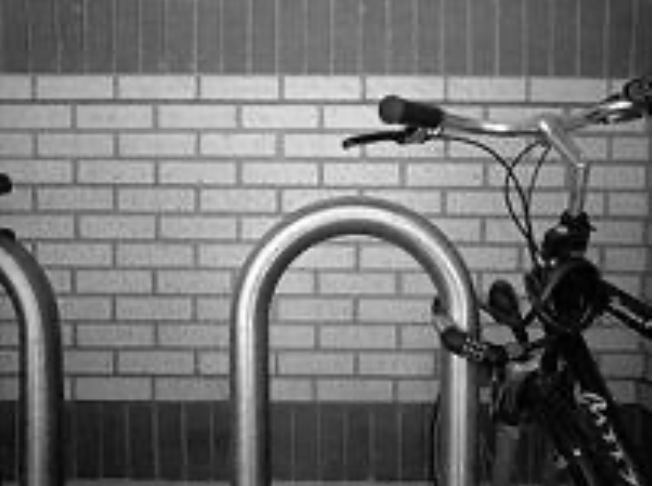
#> input picture 4sem/results/4.4/input/SCR-20240405-sdjx.png, 654 x 486 px; its folder holds only this picture in this run
$ python grad.py
#> lines starting #> are read from the running program, lines starting #| are printed output that depends on the picture; after the words box and inside, x2 and y2 are one past the last pixel; in counts of white or black regions, pixels touching at a corner belong together
### 4sem/results/4.4/semitone.py
from PIL import Image
import numpy as np

def semitone(image):
    return (0.299 * image[:, :, 0] + 0.587 * image[:, :, 1] + 0.114 * image[:, :, 2]).astype(np.int8)

# [5 lines that do not run on import are left out]

### 4sem/results/4.4/grad.py
import numpy as np
import os

from PIL import Image
from semitone import semitone

def get_pixel(image, grad_type, x, y):
    if grad_type == 'x':
        return (image[x-1, y+1] + 2 * image[x, y+1] + image[x+1, y+1]) - (image[x-1, y-1] + 2 * image[x, y-1] + image[x+1, y-1])
    elif grad_type == 'y':
        return (image[x+1, y-1] + 2 * image[x+1, y] + image[x+1, y+1]) - (image[x-1, y-1] + 2 * image[x-1, y] + image[x-1, y+1])
    elif grad_type == 'xy':
        return abs((image[x-1, y+1] + 2 * image[x, y+1] + image[x+1, y+1]) - (image[x-1, y-1] + 2 * image[x, y-1] + image[x+1, y-1])) + \
               abs((image[x+1, y-1] + 2 * image[x+1, y] + image[x+1, y+1]) - (image[x-1, y-1] + 2 * image[x-1, y] + image[x-1, y+1]))


def get_grad(img, grad_type):

    res = np.zeros(img.shape)

    for i in range(1, res.shape[0]-1):
        for j in range(1, res.shape[1]-1):
            res[i][j] = get_pixel(img, grad_type, i, j)
    return 255 * res / np.max(res)

def get_grad_binarized(img, threshold):
    res = np.zeros(img.shape)

    res[img > threshold] = 255
    res[img <= threshold] = 0

    return res


if __name__ == "__main__":

    for file in os.listdir('input'):
        filename = os.fsdecode(file)
        if filename.endswith('.png'):
            img = np.array(Image.open('input/' + filename).convert('RGB'))
            sem = semitone(img)
#> in semitone, `return (0.299 * image[:, :, 0] + 0.587 * image[:, :, 1] + 0.114 * imag..`:
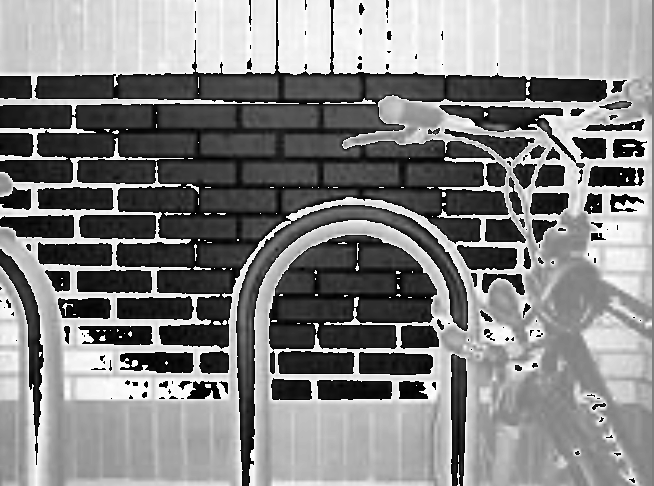
#> returned value: shape (486, 654) int8; min -127, max 127, mean 6.1; drawn with min black and max white
            x = get_grad(sem, 'x')
#> after the loop in get_grad, `for i in range(1, res.shape[0]-1):`:
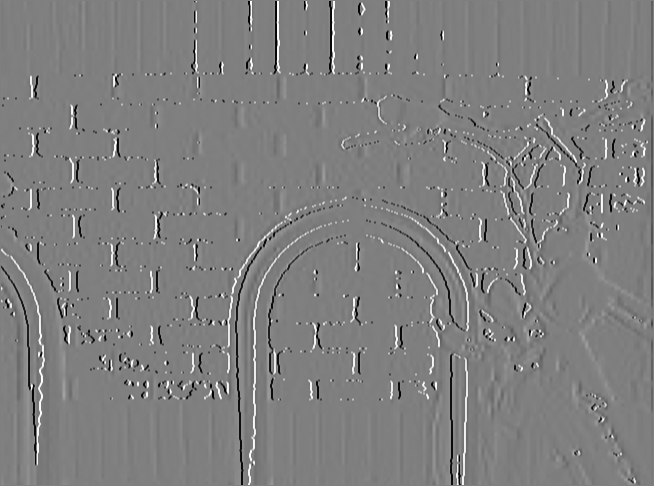
#> res: shape (486, 654) float64; min -1016, max 1016, mean -0.3; drawn with min black and max white
            y = get_grad(sem, 'y')
#> call 2 of get_grad, with grad_type = 'y'
#> after the loop in get_grad (call 2), `for i in range(1, res.shape[0]-1):`:
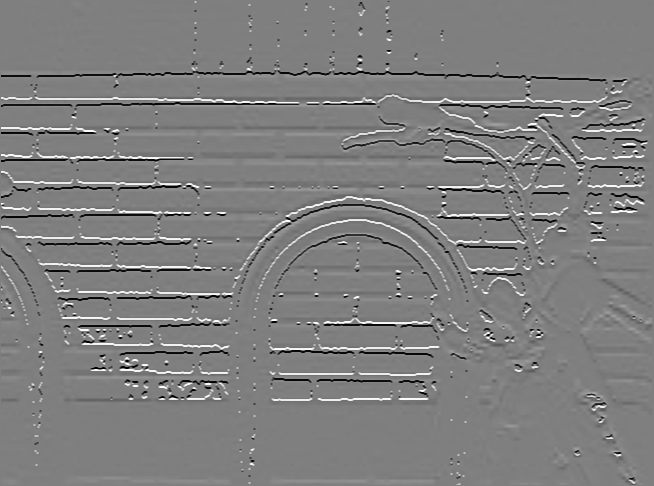
#> res: shape (486, 654) float64; min -1015, max 1016, mean -0.5; drawn with min black and max white
            xy = get_grad(sem, 'xy')
#> call 3 of get_grad, with grad_type = 'xy'
#> after the loop in get_grad (call 3), `for i in range(1, res.shape[0]-1):`:
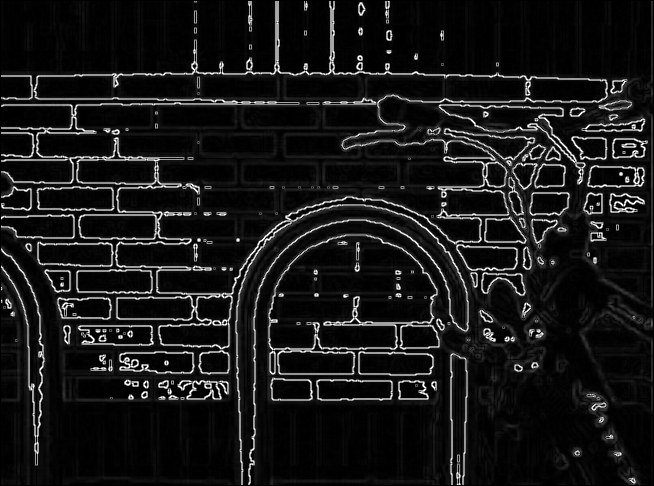
#> res: shape (486, 654) float64; min 0, max 1524, mean 142; drawn with min black and max white
            Image.fromarray(x).convert('RGB').save('output/x/' + filename)
            Image.fromarray(y).convert('RGB').save('output/y/' + filename)
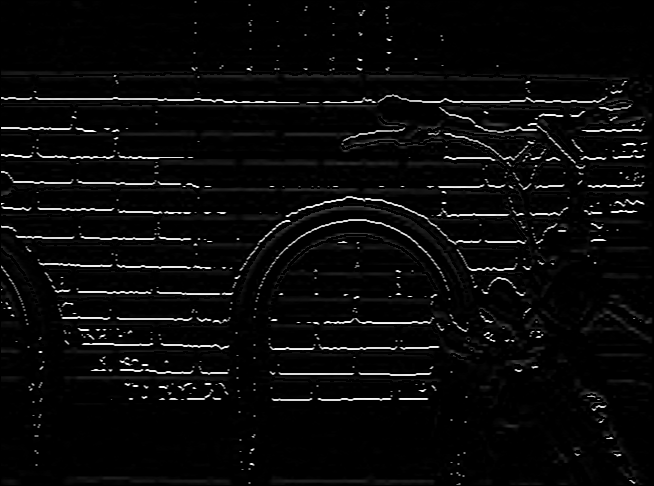
#> saved as SCR-20240405-sdjx.png: PIL image 654x486 RGB; min 0, max 255, mean 9.9
            Image.fromarray(xy).convert('RGB').save('output/xy/' + filename)
            Image.fromarray(sem).convert('RGB').save('output/semitone/' + filename)
            for threshold in range(5, 15):
                binarized = get_grad_binarized(xy, threshold=threshold)
                Image.fromarray(binarized).convert('L').save('output/Binarized/' + str(threshold) + '_' + filename)
#> this loop made 10 passes
#> pass 1, `binarized = get_grad_binarized(xy, threshold=threshold)`:
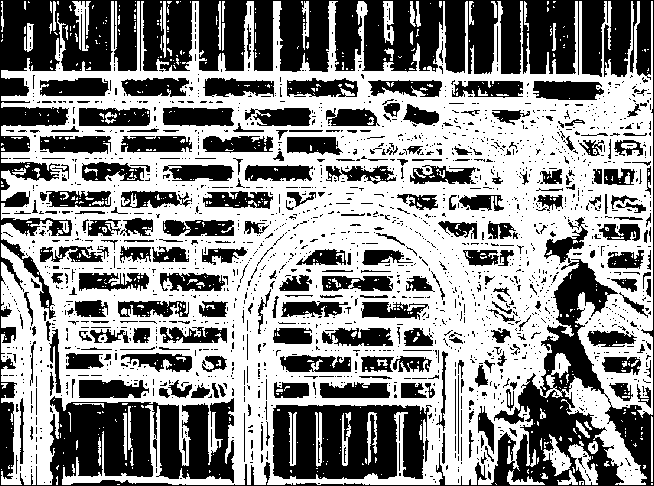
#> binarized: shape (486, 654) float64; 55.5% white; 1952 black regions (1675 under 20 px), largest, box (x1, y1, x2, y2) and area: (0, 0, 654, 486) 69170, (273, 405, 432, 479) 9229, (163, 107, 234, 126) 1189
#> after the loop:
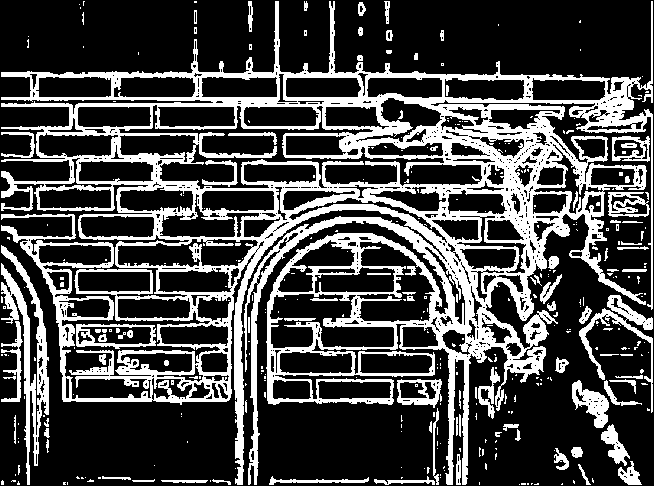
#> binarized: shape (486, 654) float64; 27.8% white; 365 white regions (276 under 20 px), largest, box (x1, y1, x2, y2) and area: (1, 1, 653, 485) 72328, (1, 245, 49, 485) 3199, (579, 295, 653, 413) 1427
